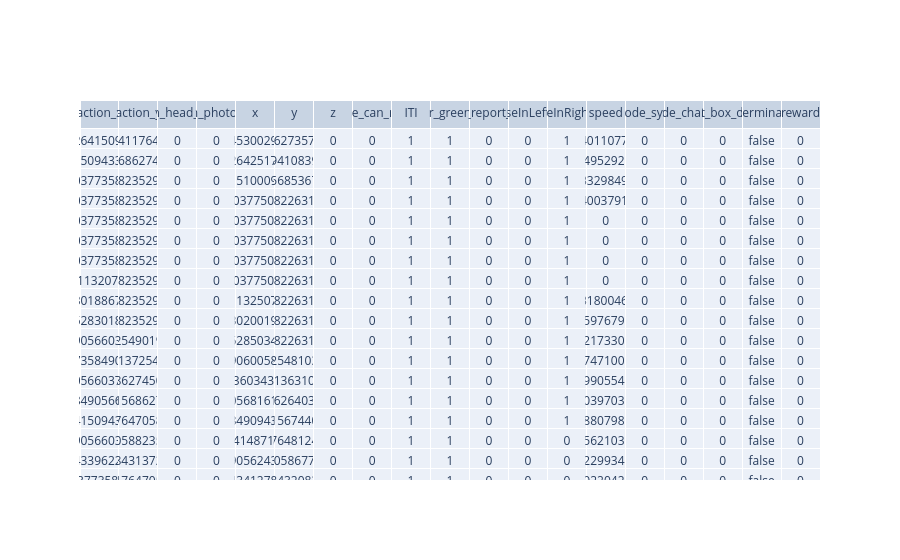

Source (notebook cell):
### Code cell
episodes_df = (
    data_df[data_df.ITI == 1].set_index(["episode", "step"]).copy(deep=True)
)
fig = go.Figure(
    data=[
        go.Table(
            header=dict(values=list(episodes_df.columns)),
            cells=dict(values=[episodes_df[col] for col in episodes_df.columns]),
        )
    ]
)
fig.show()

### Figure 1 — Plotly figure (JSON) as saved in the notebook; plotly's stock layout.template omitted (floating-point values rounded to 4 significant figures; data arrays with more than 128 entries replaced by an {"elided": "..."} marker saying what was removed)
{"data": [{"cells": {"values": {"elided": "19x777 mixed values"}}, "header": {"values": ["action_x", "action_y", "action_head_angle", "action_photodiode", "x", "y", "z", "mouse_can_report", "ITI", "spawner_green_on_left", "mouse_report_correct", "mouseInLeft_box", "mouseInRight_box", "speed", "photodiode_sync_state", "photodiode_change_value", "start_box_delay", "terminal", "reward"]}, "type": "table"}], "layout": {}}
